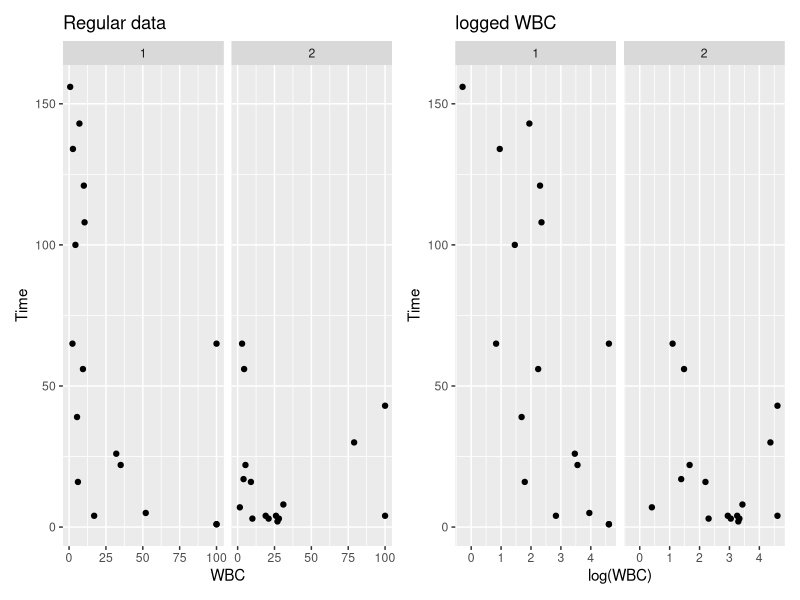
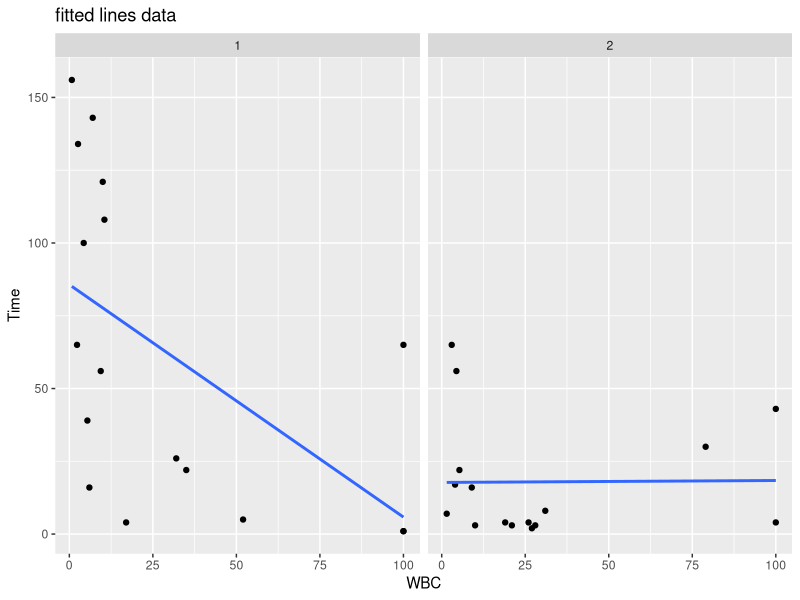
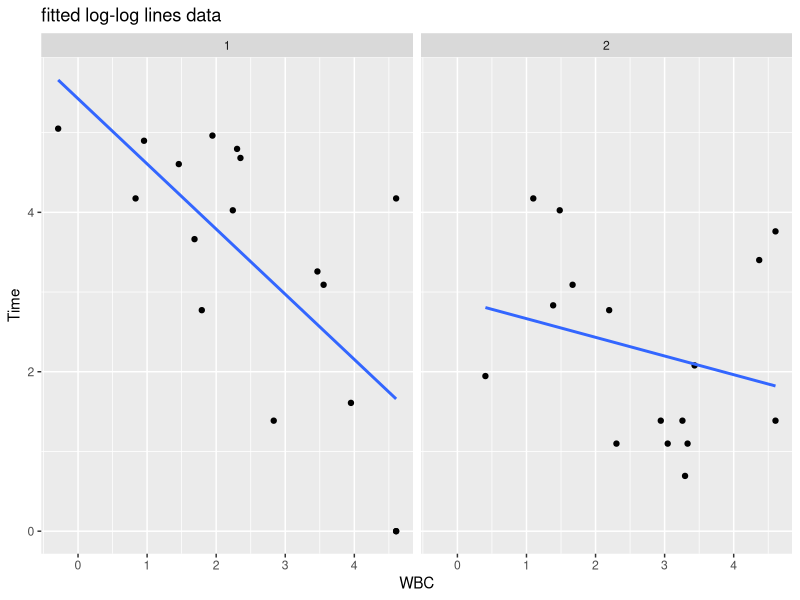
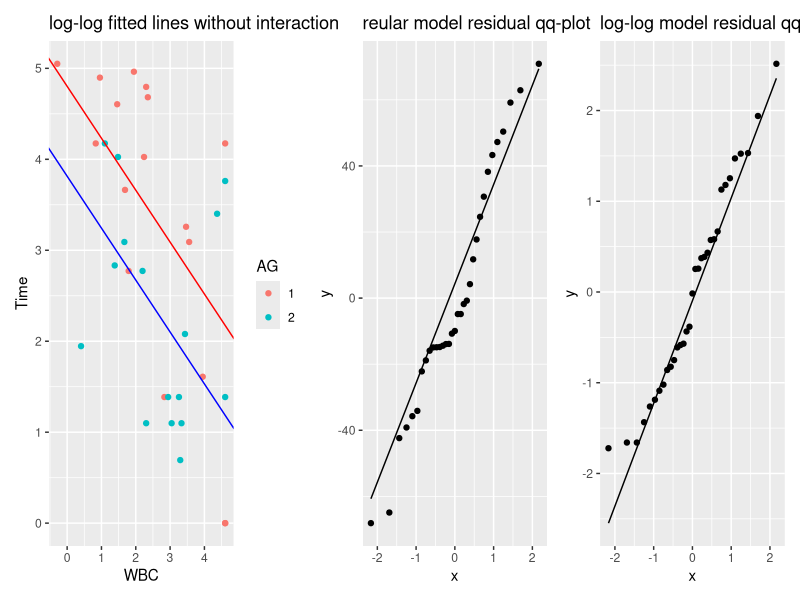

Here is the R script that generated these plots, in order: (Note: this script raises an error after producing the figures.)
## ---- chunk 1
knitr::opts_chunk$set(echo = TRUE)
## ---- chunk 2
library(tidyverse)
library(glue)
library(patchwork)
library(MASS)
## ---- chunk 3
tbl <- as_tibble(read.table("Feigl.dat"))
colnames(tbl) <- c("Time","WBC","AG")
tbl <- tbl %>%
  mutate(AG = as.factor(AG))
g_reg <- ggplot(tbl,aes(WBC,Time))+
  geom_point()+
  facet_wrap(tbl$AG)+
  ggtitle("Regular data")
g_log <- ggplot(tbl,aes(log(WBC),Time))+
  geom_point()+
  facet_wrap(tbl$AG)+
  ggtitle("logged WBC")
g_reg + g_log
## ---- chunk 4
model <- lm(Time~WBC + AG + WBC:AG,data = tbl)
summary(model)
## ---- chunk 5
model_wo_interaction <- lm(Time~WBC + AG,data = tbl)
anova(model_wo_interaction,model)
## ---- chunk 6
pred = data.frame(Time_pred = predict(model,tbl))
ggplot(tbl,aes(WBC,Time))+
  geom_point()+
  facet_wrap(tbl$AG)+
  geom_smooth(method = "lm",formula = y~x,se = FALSE)+
  ggtitle("fitted lines data")
## ---- chunk 7
log_tbl <- tbl %>%
  mutate(across(c(Time,WBC),log))
log_log_model <- lm(Time~WBC + AG + WBC:AG,data = log_tbl)
summary(log_log_model)
## ---- chunk 8
log_pred = data.frame(Time_pred = predict(log_log_model,log_tbl))
ggplot(log_tbl,aes(WBC,Time))+
  geom_point()+
  facet_wrap(log_tbl$AG)+
  geom_smooth(method = "lm",formula = y~x,se = FALSE)+
  ggtitle("fitted log-log lines data")
## ---- chunk 9
log_log_model_wo_interaction <- lm(Time~WBC + AG,data = log_tbl)
summary(log_log_model_wo_interaction)
anova(log_log_model_wo_interaction,log_log_model)
## ---- chunk 10
coef_log_log_wo_interaction = log_log_model_wo_interaction$coefficients
slope = coef_log_log_wo_interaction[2]
inter_a = coef_log_log_wo_interaction[1]
inter_b = inter_a + coef_log_log_wo_interaction[3]
g3 <- ggplot(log_tbl,aes(WBC,Time))+
  geom_point(aes(color = AG))+
  geom_abline(slope = slope,intercept = inter_a,color = "red")+
  geom_abline(slope = slope,intercept = inter_b,color = "blue")+
  ggtitle("log-log fitted lines without interaction")
  
g4 <- ggplot(tibble(res = model$residuals),aes(sample = res)) +
  stat_qq()+
  stat_qq_line()+
  ggtitle("reular model residual qq-plot")
g5 <- ggplot(tibble(res = log_log_model$residuals),aes(sample = res)) +
  stat_qq()+
  stat_qq_line()+
  ggtitle("log-log model residual qq-plot")
g3 + g4+g5
## ---- chunk 11
charges <- as_tibble(read.table("Charges.dat"))
colnames(charges) <- c("sex","physician","severity","Chrg","age")
charges <- charges %>%
  mutate(across(c(sex,physician,severity),as.factor))
lm_model <- lm(Chrg~.,data = charges)
summary(lm_model)
## ---- chunk 12
boxcox(lm_model)
## ---- chunk 13
log_model <- lm(log(Chrg)~.,data = charges)
summary(log_model)
## ---- chunk 14
log_no_phys <- lm(log(Chrg)~.,data = dplyr::select(charges,-physician))
anova(log_no_phys,log_model)
## ---- chunk 15
log_no_sex <- lm(log(Chrg)~.,data = dplyr::select(charges,-sex))
anova(log_no_sex,log_model)
## ---- chunk 16
par(mfrow = c(2,2))
plot(log_model)
influential <- c(3,37,47)
glue("influential observations based on plots are: " ,glue_collapse(influential,sep=", "))
re_charge <- charges[-influential,]
re_log_model <- lm(log(Chrg)~.,data = re_charge)
re_log_no_phys <- lm(log(Chrg)~.,data = dplyr::select(re_charge,-physician))
anova(re_log_no_phys,re_log_model)
re_log_no_sex <- lm(log(Chrg)~.,data = dplyr::select(re_charge,-sex))
anova(re_log_no_sex,re_log_model)
## ---- chunk 17
boxcox(lm(Chrg~.,data = re_charge))
## ---- chunk 18
par(mfrow = c(2,2))
plot(re_log_model)
summary(re_log_model)
